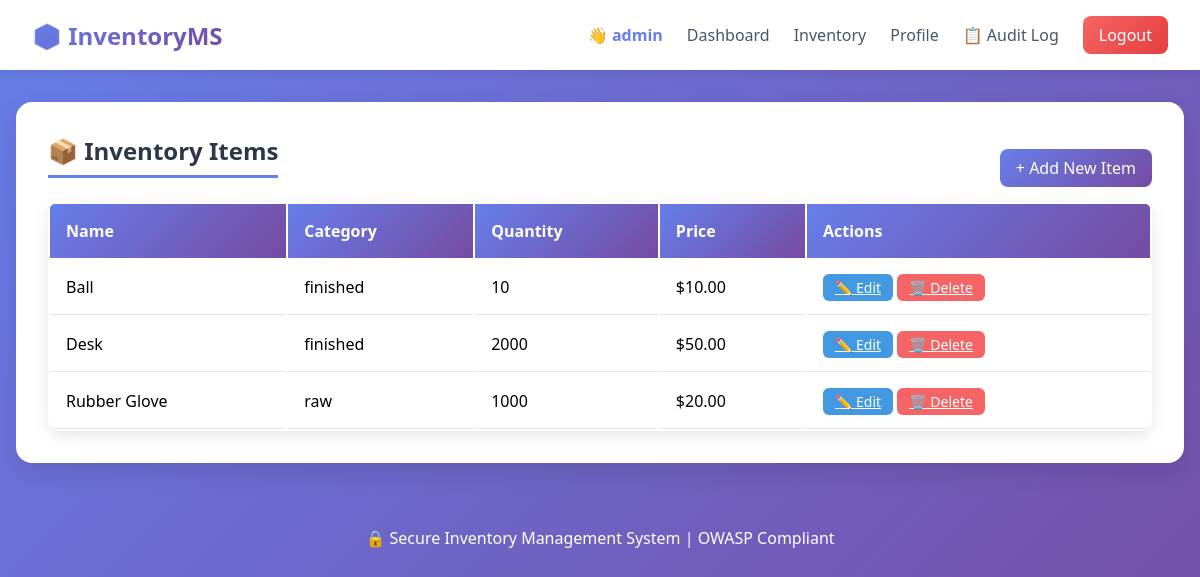
/inventory/ (signed in), run on the app's committed database.
### inventory/models.py (models this page shows, shortened)
class InventoryItem(models.Model):
    CATEGORY_CHOICES = [
        ('raw', 'Raw Material'),
        ('finished', 'Finished Good'),
        ('packaging', 'Packaging'),
    ]
    name = models.CharField(max_length=200)
    category = models.CharField(max_length=20, choices=CATEGORY_CHOICES)
    quantity = models.PositiveIntegerField(default=0)  # PositiveInteger = validation
    price = models.DecimalField(max_digits=10, decimal_places=2)
    reorder_level = models.PositiveIntegerField(default=10)
    description = models.TextField(blank=True)
    created_by = models.ForeignKey(User, on_delete=models.CASCADE, related_name='inventory_items')
    created_at = models.DateTimeField(auto_now_add=True)
    updated_at = models.DateTimeField(auto_now=True)
    class Meta:
        ordering = ['-created_at']

### inventory/views.py (the view)
# urls.py: path('inventory/', views.inventory_list, name='inventory_list'),
@login_required
def inventory_list(request):
    if request.user.is_superuser:
        items = InventoryItem.objects.all()
    else:
        items = InventoryItem.objects.filter(created_by=request.user)
    return render(request, 'inventory_list.html', {'items': items})

### inventory/templates/inventory_list.html
{% extends 'base.html' %}
{% block content %}
<div class="card">
    <div style="display: flex; justify-content: space-between; align-items: center; flex-wrap: wrap;">
        <h2 class="card-header">📦 Inventory Items</h2>
        <a href="{% url 'inventory_create' %}" class="btn btn-primary">+ Add New Item</a>
    </div>
    <table>
        <thead>
            <tr><th>Name</th><th>Category</th><th>Quantity</th><th>Price</th><th>Actions</th</tr>
        </thead>
        <tbody>
            {% for item in items %}
            <tr>
                <td>{{ item.name|escape }}</td>
                <td>{{ item.category|escape }}</td>
                <td>{{ item.quantity }}</td>
                <td>${{ item.price }}</td>
                <td>
                    <a href="{% url 'inventory_update' item.id %}" class="btn-edit">✏️ Edit</a>
                    <a href="{% url 'inventory_delete' item.id %}" class="btn-delete">🗑️ Delete</a>
                </td>
            </tr>
            {% empty %}
            <tr><td colspan="5" style="text-align: center;">📭 No items found. Create your first item!</td></tr>
            {% endfor %}
        </tbody>
    </table>
</div>
{% endblock %}

### inventory/templates/base.html (shortened to what this page needs)
<!DOCTYPE html>
<html lang="en">
<head>
</head>
<body>
    <nav class="navbar">
        <div class="logo">📦 InventoryMS</div>
        <div class="nav-links">
            {% if user.is_authenticated %}
                <span class="user-greeting">👋 {{ user.username|escape }}</span>
                <a href="{% url 'dashboard' %}">Dashboard</a>
                <a href="{% url 'inventory_list' %}">Inventory</a>
                <a href="{% url 'profile' %}">Profile</a>
                {% if user.is_superuser %}
                    <a href="{% url 'audit_log' %}">📋 Audit Log</a>
                {% endif %}
                <a href="{% url 'logout' %}" class="logout-btn">Logout</a>
            {% else %}
                <a href="{% url 'login' %}">Login</a>
                <a href="{% url 'register' %}">Register</a>
            {% endif %}
        </div>
    </nav>
    <div class="container">
        {% block content %}{% endblock %}
    </div>
    <footer>
        <p>🔒 Secure Inventory Management System | OWASP Compliant</p>
    </footer>
</body>
</html>

### inventory/templates/base.html (style rules this page uses)
* { margin: 0; padding: 0; box-sizing: border-box; }
body { font-family: 'Segoe UI', Tahoma, Geneva, Verdana, sans-serif; background: linear-gradient(135deg, #667eea 0%, #764ba2 100%); min-height: 100vh; }
.navbar { background: white; box-shadow: 0 2px 10px rgba(0,0,0,0.1); padding: 1rem 2rem; display: flex; justify-content: space-between; align-items: center; flex-wrap: wrap; }
.logo { font-size: 1.5rem; font-weight: bold; background: linear-gradient(135deg, #667eea, #764ba2); -webkit-background-clip: text; background-clip: text; color: transparent; }
.nav-links { display: flex; gap: 1.5rem; align-items: center; flex-wrap: wrap; }
.nav-links a { text-decoration: none; color: #4a5568; font-weight: 500; transition: color 0.3s; }
.user-greeting { color: #667eea; font-weight: bold; }
.logout-btn { background: linear-gradient(135deg, #f56565, #e53e3e); color: white !important; padding: 0.5rem 1rem; border-radius: 8px; }
.container { max-width: 1200px; margin: 2rem auto; padding: 0 1rem; }
.card { background: white; border-radius: 16px; box-shadow: 0 10px 25px rgba(0,0,0,0.1); padding: 2rem; margin-bottom: 1.5rem; }
.card-header { font-size: 1.5rem; font-weight: bold; color: #2d3748; margin-bottom: 1.5rem; padding-bottom: 0.5rem; border-bottom: 3px solid #667eea; display: inline-block; }
.btn { display: inline-block; padding: 0.5rem 1rem; border-radius: 8px; text-decoration: none; font-weight: 500; transition: all 0.3s; border: none; cursor: pointer; }
.btn-primary { background: linear-gradient(135deg, #667eea, #764ba2); color: white; }
.btn-edit { background: #4299e1; color: white; padding: 0.25rem 0.75rem; border-radius: 6px; font-size: 0.875rem; }
.btn-delete { background: #f56565; color: white; padding: 0.25rem 0.75rem; border-radius: 6px; font-size: 0.875rem; }
table { width: 100%; background: white; border-radius: 12px; overflow: hidden; box-shadow: 0 5px 15px rgba(0,0,0,0.1); }
th { background: linear-gradient(135deg, #667eea, #764ba2); color: white; padding: 1rem; text-align: left; }
td { padding: 1rem; border-bottom: 1px solid #e2e8f0; }
footer { text-align: center; padding: 2rem; color: white; margin-top: 2rem; }

### data on the page
InventoryItem: name "Ball", category "finished", quantity "10", price "10.00"
InventoryItem: name "Desk", category "finished", quantity "2000", price "50.00"
InventoryItem: name "Rubber Glove", category "raw", quantity "1000", price "20.00"

### other printed values
{{ user.username|escape }} "admin"
